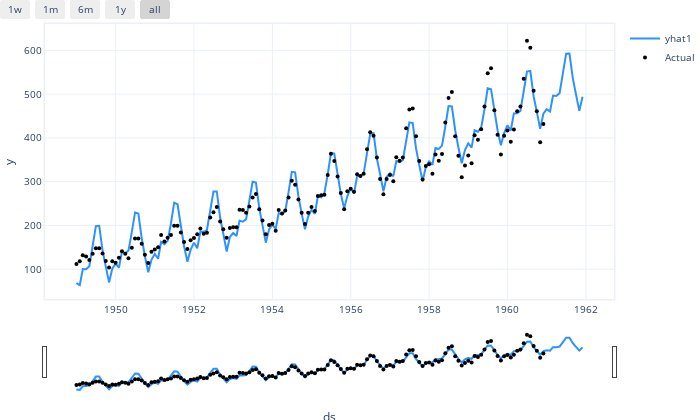

Here is the notebook cell this chart was saved with:
### Markdown cell above
IF you try model.plot(forecast_m1) it will complain. This is not your data or code.

It's a known NeuralProphet + Plotly-Resampler + Windows TIMEZONE bug 💥
Specifically when:

- You are on Windows

- You have plotly-resampler installed

- plotly-resampler tries to create a FigureWidget with dynamic traces

It fails because Windows time.localtime() cannot handle negative timestamps (before 1970).

And your airline passenger data starts from 1949 (😱 pre-epoch time).

### Code cell
# ✅ SAFE PLOTTING WITHOUT RESAMPLER
fig1 = m1.plot(forecast_m1, plotting_backend="plotly")
fig1.show()

### Figure 1 — Plotly figure (JSON) as saved in the notebook; plotly's stock layout.template omitted (floating-point values rounded to 4 significant figures; data arrays with more than 128 entries replaced by an {"elided": "..."} marker saying what was removed)
{"data": [{"fill": "none", "line": {"color": "rgba(45, 146, 255, 1.0)", "width": 2}, "mode": "lines", "name": "yhat1", "type": "scatter", "x": {"elided": "156 str values"}, "y": {"elided": "156 float values"}}, {"marker": {"color": "black", "size": 4}, "mode": "markers", "name": "Actual", "type": "scatter", "x": {"elided": "156 str values"}, "y": {"elided": "156 int values"}}], "layout": {"autosize": true, "font": {"size": 10}, "height": 420, "hovermode": "x unified", "margin": {"b": 0, "l": 0, "pad": 0, "r": 10, "t": 10}, "showlegend": true, "title": {"font": {"size": 12}}, "width": 700, "xaxis": {"linewidth": 1.5, "mirror": true, "rangeselector": {"buttons": [{"count": 7, "label": "1w", "step": "day", "stepmode": "backward"}, {"count": 1, "label": "1m", "step": "month", "stepmode": "backward"}, {"count": 6, "label": "6m", "step": "month", "stepmode": "backward"}, {"count": 1, "label": "1y", "step": "year", "stepmode": "backward"}, {"step": "all"}]}, "rangeslider": {"visible": true}, "showline": true, "title": {"text": "ds"}, "type": "date"}, "yaxis": {"linewidth": 1.5, "mirror": true, "showline": true, "title": {"text": "y"}}}}
